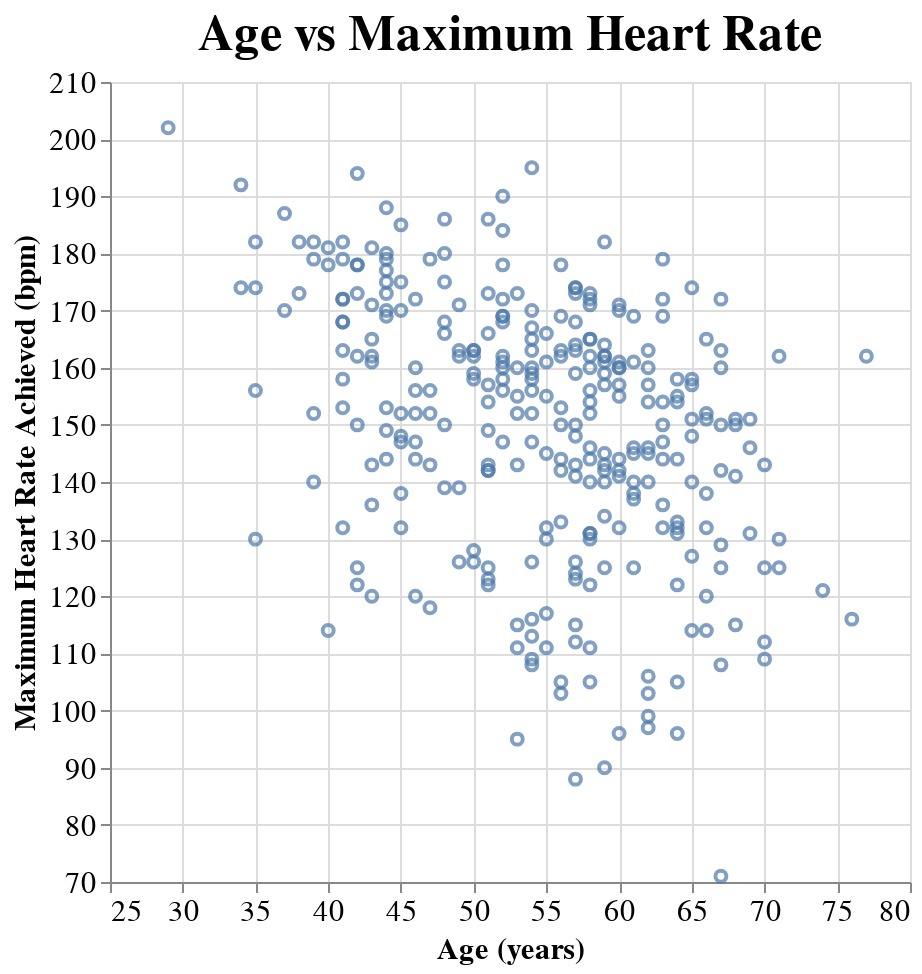

Notebook code cell kept with this figure:
### Markdown cell above
Next, we visualize the data into plots and graphs in order to display data effectively.
We visualize how maximum heart rate changes with age through a scatter plot:

### Code cell
age_vs_thalach = (
    alt.Chart(heart_disease_final, title="Age vs Maximum Heart Rate")
    .mark_point()
    .encode(
        x=alt.X("Age", title="Age (years)",scale=alt.Scale(zero=False)),
        y=alt.Y(
            "Max_Heart_Rate:Q",
            title="Maximum Heart Rate Achieved (bpm)",
            scale=alt.Scale(zero=False)
        ),
    )
    .configure_axis(labelFontSize=15, titleFontSize=15)
    .configure_title(fontSize=25)
    .properties(width=400, height=400)
)
age_vs_thalach

### Figure 1 — Vega-Lite specification as saved in the notebook (floating-point values rounded to 4 significant figures; data arrays with more than 128 entries replaced by an {"elided": "..."} marker saying what was removed)
{"$schema": "https://vega.github.io/schema/vega-lite/v4.17.0.json", "config": {"axis": {"labelFontSize": 15, "titleFontSize": 15}, "title": {"fontSize": 25}, "view": {"continuousHeight": 300, "continuousWidth": 400}}, "data": {"name": "data-86406a1be59dcafffe098f86c4df0505"}, "datasets": {"data-86406a1be59dcafffe098f86c4df0505": {"elided": "303 records"}}, "encoding": {"x": {"field": "Age", "scale": {"zero": false}, "title": "Age (years)", "type": "quantitative"}, "y": {"field": "Max_Heart_Rate", "scale": {"zero": false}, "title": "Maximum Heart Rate Achieved (bpm)", "type": "quantitative"}}, "height": 400, "mark": "point", "title": "Age vs Maximum Heart Rate", "width": 400}
